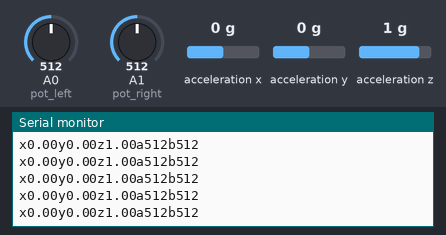
A sketch run on a simulated Arduino Uno, built with avr-gcc and run on an emulated ATmega328P. Parts: the last lines printed to the serial monitor. The inputs (shaded band) are chosen by the test bench; at power-on: acceleration x 0 g, A0 (pot_left) = 512, A1 (pot_right) = 512, acceleration y 0 g, acceleration z 1 g. No radio packets arrive unless stated.

Above: at 1.2 s.
1.3 s: acceleration x set to -1.4 g
At 1.38 s:
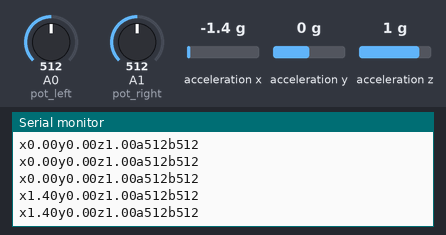
2.8 s: A0 (pot_left) set to 716
At 2.81 s:
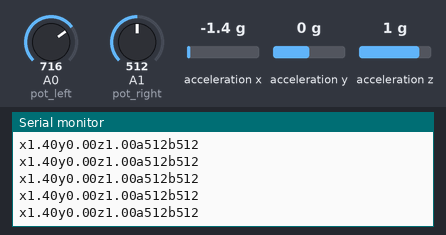
4.3 s: A1 (pot_right) set to 716
At 4.31 s:
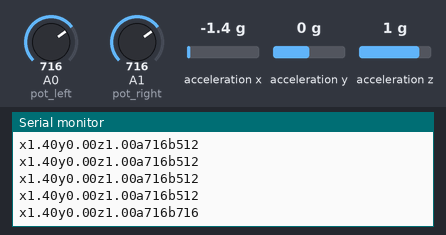
5.8 s: acceleration y set to -1.4 g
At 5.81 s:
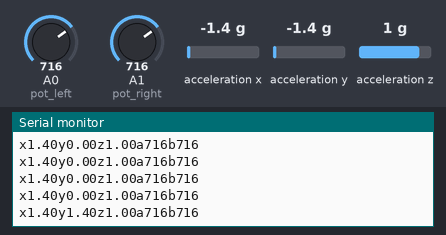
7.3 s: acceleration z set to -1.4 g
At 7.31 s:
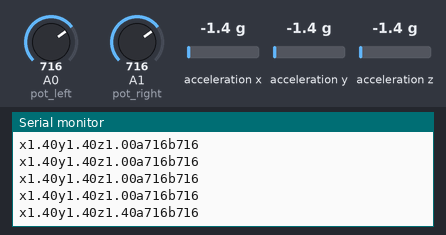
8.8 s: A0 (pot_left) set to 992
At 8.81 s:
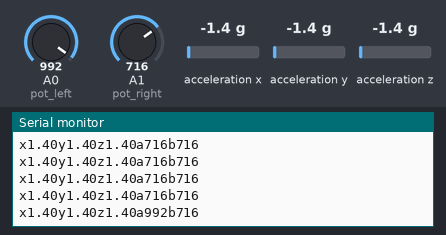
Timing chart, 0 to 11.3 s (numbered marks = the images above; inputs shaded):
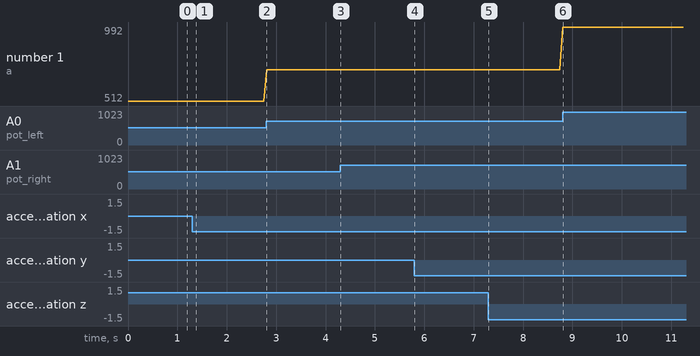

The sketch:

TransmitterTEST.ino
```cpp
#include <RH_ASK.h>
#include <SPI.h>

#include "SparkFunLIS3DH.h"

LIS3DH myIMU;

float x;
float y;
float z;
int pot_x;
int pot_y;

const int pot_left = A0;
const int pot_right = A1;

String str_x;
String str_y;
String str_z;
String str_pot_x;
String str_pot_y;
String str_out;

RH_ASK rf_driver;

void setup() {
  pinMode (pot_left, INPUT);
  pinMode (pot_right, INPUT);
  rf_driver.init();
  myIMU.begin();
  Serial.begin(9600);
}

void loop()
{

  //delay(10);

  x = myIMU.readFloatAccelX(), 4;
  if (x < 0) x = x * -1;
  y = myIMU.readFloatAccelY(), 4;
  if (y < 0) y = y * -1;
  z = myIMU.readFloatAccelZ(), 4;
  if (z < 0) z = z * -1;
  pot_x = analogRead(pot_left);
  if (pot_x < 100) pot_x = 100;
  if (pot_x > 999) pot_x = 999;
  pot_y = analogRead(pot_right);
  if (pot_y < 100) pot_y = 100;
  if (pot_y > 999) pot_y = 999;

  str_x = String(x);
  str_y = String(y);
  str_z = String(z);
  str_pot_x = String(pot_x);
  str_pot_y = String(pot_y);

  str_out = "x" + str_x + "y" + str_y + "z" + str_z + "a" + str_pot_x + "b" + str_pot_y ;
  static char *msg = str_out.c_str();
  Serial.println(str_out);

  rf_driver.send((uint8_t *)msg, strlen(msg));
  rf_driver.waitPacketSent();

}
```

Measured:
- after the input at 1.3 s, the serial monitor: prints a new line at once (image 1)
- after the input at 4.3 s, the serial monitor: prints a new line at once (image 3)
- after the input at 5.8 s, the serial monitor: prints a new line at once (image 4)
- after the input at 7.3 s, the serial monitor: prints a new line at once (image 5)
- after the input at 8.8 s, the serial monitor: prints a new line at once (image 6)
- plotted number 1: 512 → 716 after the input at 2.8 s, 716 → 992 after the input at 8.8 s
